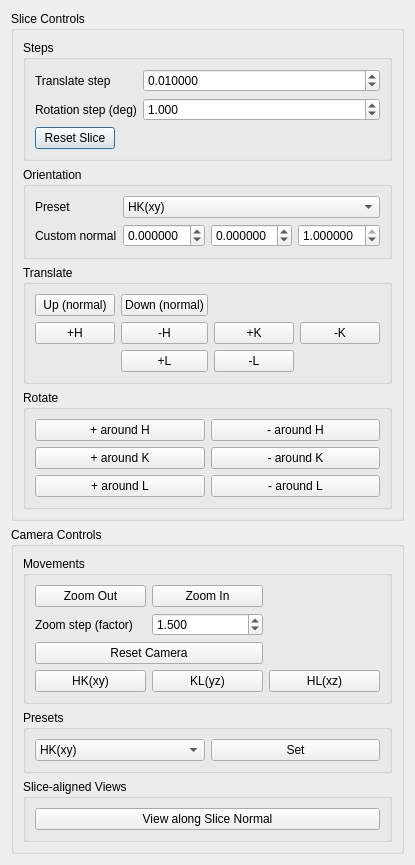
<?xml version="1.0" encoding="UTF-8"?>
<ui version="4.0">
 <class>HKLControlsDialog</class>
 <widget class="QDialog" name="HKLControlsDialog">
  <property name="windowTitle">
   <string>DashPVA --3D Slice -- Controls</string>
  </property>
  <layout class="QVBoxLayout" name="topLayout">
   <item>
    <widget class="QGroupBox" name="gSliceControls">
     <property name="title">
      <string>Slice Controls</string>
     </property>
     <layout class="QVBoxLayout" name="sliceControlsLayout">
      <item>
       <widget class="QGroupBox" name="gbSteps">
        <property name="title">
         <string>Steps</string>
        </property>
        <layout class="QFormLayout" name="formLayoutSteps">
         <item row="0" column="0">
          <widget class="QLabel" name="lblTranslateStep">
           <property name="text">
            <string>Translate step</string>
           </property>
          </widget>
         </item>
         <item row="0" column="1">
          <widget class="QDoubleSpinBox" name="sbSliceTranslateStep">
           <property name="decimals">
            <number>6</number>
           </property>
           <property name="minimum">
            <double>0.000000000000000</double>
           </property>
           <property name="maximum">
            <double>1000000000.000000000000000</double>
           </property>
           <property name="singleStep">
            <double>0.001000000000000</double>
           </property>
           <property name="value">
            <double>0.010000000000000</double>
           </property>
          </widget>
         </item>
         <item row="1" column="0">
          <widget class="QLabel" name="lblRotateStep">
           <property name="text">
            <string>Rotation step (deg)</string>
           </property>
          </widget>
         </item>
         <item row="1" column="1">
          <widget class="QDoubleSpinBox" name="sbSliceRotateStep">
           <property name="decimals">
            <number>3</number>
           </property>
           <property name="minimum">
            <double>0.000000000000000</double>
           </property>
           <property name="maximum">
            <double>180.000000000000000</double>
           </property>
           <property name="singleStep">
            <double>1.000000000000000</double>
           </property>
           <property name="value">
            <double>1.000000000000000</double>
           </property>
          </widget>
         </item>
         <item row="2" column="0">
          <widget class="QPushButton" name="btnResetSlice">
           <property name="text">
            <string>Reset Slice</string>
           </property>
          </widget>
         </item>
        </layout>
       </widget>
      </item>
      <item>
       <widget class="QGroupBox" name="gbOrientation">
        <property name="title">
         <string>Orientation</string>
        </property>
        <layout class="QFormLayout" name="formLayoutOrientation">
         <item row="0" column="0">
          <widget class="QLabel" name="lblPreset">
           <property name="text">
            <string>Preset</string>
           </property>
          </widget>
         </item>
         <item row="0" column="1">
          <widget class="QComboBox" name="cbSliceOrientation">
           <item>
            <property name="text">
             <string>HK(xy)</string>
            </property>
           </item>
           <item>
            <property name="text">
             <string>KL(yz)</string>
            </property>
           </item>
           <item>
            <property name="text">
             <string>HL(xz)</string>
            </property>
           </item>
           <item>
            <property name="text">
             <string>Custom</string>
            </property>
           </item>
          </widget>
         </item>
         <item row="1" column="0">
          <widget class="QLabel" name="lblCustomNormal">
           <property name="text">
            <string>Custom normal</string>
           </property>
          </widget>
         </item>
         <item row="1" column="1">
          <layout class="QHBoxLayout" name="layoutCustomNormal">
           <item>
            <widget class="QDoubleSpinBox" name="sbNormH">
             <property name="decimals">
              <number>6</number>
             </property>
             <property name="minimum">
              <double>-1.000000000000000</double>
             </property>
             <property name="maximum">
              <double>1.000000000000000</double>
             </property>
             <property name="value">
              <double>0.000000000000000</double>
             </property>
            </widget>
           </item>
           <item>
            <widget class="QDoubleSpinBox" name="sbNormK">
             <property name="decimals">
              <number>6</number>
             </property>
             <property name="minimum">
              <double>-1.000000000000000</double>
             </property>
             <property name="maximum">
              <double>1.000000000000000</double>
             </property>
             <property name="value">
              <double>0.000000000000000</double>
             </property>
            </widget>
           </item>
           <item>
            <widget class="QDoubleSpinBox" name="sbNormL">
             <property name="decimals">
              <number>6</number>
             </property>
             <property name="minimum">
              <double>-1.000000000000000</double>
             </property>
             <property name="maximum">
              <double>1.000000000000000</double>
             </property>
             <property name="value">
              <double>1.000000000000000</double>
             </property>
            </widget>
           </item>
          </layout>
         </item>
        </layout>
       </widget>
      </item>
      <item>
       <widget class="QGroupBox" name="gbTranslate">
        <property name="title">
         <string>Translate</string>
        </property>
        <layout class="QGridLayout" name="gridLayoutTranslate">
         <item row="0" column="0">
          <widget class="QPushButton" name="btnSliceUpNormal">
           <property name="text">
            <string>Up (normal)</string>
           </property>
          </widget>
         </item>
         <item row="0" column="1">
          <widget class="QPushButton" name="btnSliceDownNormal">
           <property name="text">
            <string>Down (normal)</string>
           </property>
          </widget>
         </item>
         <item row="1" column="0">
          <widget class="QPushButton" name="btnSlicePosH">
           <property name="text">
            <string>+H</string>
           </property>
          </widget>
         </item>
         <item row="1" column="1">
          <widget class="QPushButton" name="btnSliceNegH">
           <property name="text">
            <string>-H</string>
           </property>
          </widget>
         </item>
         <item row="1" column="2">
          <widget class="QPushButton" name="btnSlicePosK">
           <property name="text">
            <string>+K</string>
           </property>
          </widget>
         </item>
         <item row="1" column="3">
          <widget class="QPushButton" name="btnSliceNegK">
           <property name="text">
            <string>-K</string>
           </property>
          </widget>
         </item>
         <item row="2" column="1">
          <widget class="QPushButton" name="btnSlicePosL">
           <property name="text">
            <string>+L</string>
           </property>
          </widget>
         </item>
         <item row="2" column="2">
          <widget class="QPushButton" name="btnSliceNegL">
           <property name="text">
            <string>-L</string>
           </property>
          </widget>
         </item>
        </layout>
       </widget>
      </item>
      <item>
       <widget class="QGroupBox" name="gbRotate">
        <property name="title">
         <string>Rotate</string>
        </property>
        <layout class="QGridLayout" name="gridLayoutRotate">
         <item row="0" column="0">
          <widget class="QPushButton" name="btnRotPlusH">
           <property name="text">
            <string>+ around H</string>
           </property>
          </widget>
         </item>
         <item row="0" column="1">
          <widget class="QPushButton" name="btnRotMinusH">
           <property name="text">
            <string>- around H</string>
           </property>
          </widget>
         </item>
         <item row="1" column="0">
          <widget class="QPushButton" name="btnRotPlusK">
           <property name="text">
            <string>+ around K</string>
           </property>
          </widget>
         </item>
         <item row="1" column="1">
          <widget class="QPushButton" name="btnRotMinusK">
           <property name="text">
            <string>- around K</string>
           </property>
          </widget>
         </item>
         <item row="2" column="0">
          <widget class="QPushButton" name="btnRotPlusL">
           <property name="text">
            <string>+ around L</string>
           </property>
          </widget>
         </item>
         <item row="2" column="1">
          <widget class="QPushButton" name="btnRotMinusL">
           <property name="text">
            <string>- around L</string>
           </property>
          </widget>
         </item>
        </layout>
       </widget>
      </item>
     </layout>
    </widget>
   </item>
   <item>
    <widget class="QGroupBox" name="gCameraControls">
     <property name="title">
      <string>Camera Controls</string>
     </property>
     <layout class="QVBoxLayout" name="cameraControlsLayout">
      <item>
       <widget class="QGroupBox" name="gbCamMovements">
        <property name="title">
         <string>Movements</string>
        </property>
        <layout class="QGridLayout" name="gridLayoutCamMovements">
         <item row="0" column="0">
          <widget class="QPushButton" name="btnZoomOut">
           <property name="text">
            <string>Zoom Out</string>
           </property>
          </widget>
         </item>
         <item row="0" column="1">
          <widget class="QPushButton" name="btnZoomIn">
           <property name="text">
            <string>Zoom In</string>
           </property>
          </widget>
         </item>
         <item row="1" column="0">
          <widget class="QLabel" name="lblZoomStep">
           <property name="text">
            <string>Zoom step (factor)</string>
           </property>
          </widget>
         </item>
         <item row="1" column="1">
          <widget class="QDoubleSpinBox" name="sbZoomStep">
           <property name="decimals">
            <number>3</number>
           </property>
           <property name="minimum">
            <double>1.001000000000000</double>
           </property>
           <property name="maximum">
            <double>5.000000000000000</double>
           </property>
           <property name="singleStep">
            <double>0.050000000000000</double>
           </property>
           <property name="value">
            <double>1.500000000000000</double>
           </property>
          </widget>
         </item>
         <item row="2" column="0" colspan="2">
          <widget class="QPushButton" name="btnResetCamera">
           <property name="text">
            <string>Reset Camera</string>
           </property>
          </widget>
         </item>
         <item row="3" column="0">
          <widget class="QPushButton" name="btnHKView">
           <property name="text">
            <string>HK(xy)</string>
           </property>
          </widget>
         </item>
         <item row="3" column="1">
          <widget class="QPushButton" name="btnKLView">
           <property name="text">
            <string>KL(yz)</string>
           </property>
          </widget>
         </item>
         <item row="3" column="2">
          <widget class="QPushButton" name="btnHLView">
           <property name="text">
            <string>HL(xz)</string>
           </property>
          </widget>
         </item>
        </layout>
       </widget>
      </item>
      <item>
       <widget class="QGroupBox" name="gbCamPresets">
        <property name="title">
         <string>Presets</string>
        </property>
        <layout class="QHBoxLayout" name="layoutCamPresets">
         <item>
          <widget class="QComboBox" name="cbSetCamPos">
           <item>
            <property name="text">
             <string>HK(xy)</string>
            </property>
           </item>
           <item>
            <property name="text">
             <string>KL(yz)</string>
            </property>
           </item>
           <item>
            <property name="text">
             <string>HL(xz)</string>
            </property>
           </item>
           <item>
            <property name="text">
             <string>H+ (X+)</string>
            </property>
           </item>
           <item>
            <property name="text">
             <string>H- (X-)</string>
            </property>
           </item>
           <item>
            <property name="text">
             <string>K+ (Y+)</string>
            </property>
           </item>
           <item>
            <property name="text">
             <string>K- (Y-)</string>
            </property>
           </item>
           <item>
            <property name="text">
             <string>L+ (Z+)</string>
            </property>
           </item>
           <item>
            <property name="text">
             <string>L- (Z-)</string>
            </property>
           </item>
           <item>
            <property name="text">
             <string>Isometric</string>
            </property>
           </item>
          </widget>
         </item>
         <item>
          <widget class="QPushButton" name="btnSetCamPos">
           <property name="text">
            <string>Set</string>
           </property>
          </widget>
         </item>
        </layout>
       </widget>
      </item>
      <item>
       <widget class="QGroupBox" name="gbCamSlice">
        <property name="title">
         <string>Slice-aligned Views</string>
        </property>
        <layout class="QVBoxLayout" name="layoutCamSlice">
         <item>
          <widget class="QPushButton" name="btnViewSliceNormal">
           <property name="text">
            <string>View along Slice Normal</string>
           </property>
          </widget>
         </item>
        </layout>
       </widget>
      </item>
     </layout>
    </widget>
   </item>
  </layout>
 </widget>
 <resources/>
 <connections/>
</ui>
